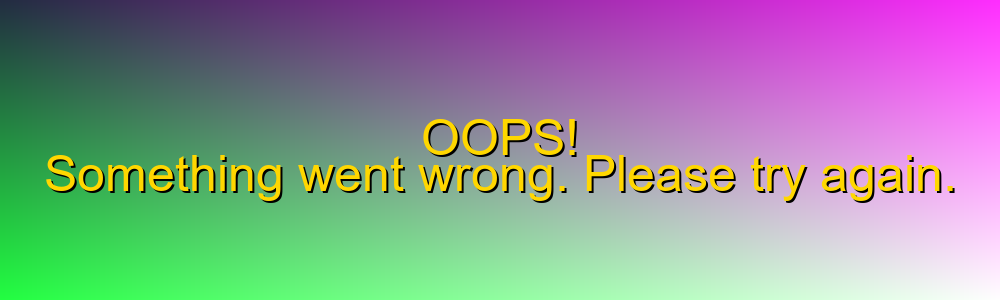
#> input picture fallback.png, 1000 x 300 px, given in place of tiger.jpg, which was not available
$ python 6.py
#> lines starting #> are read from the running program, lines starting #| are printed output that depends on the picture; pictures that were not available may be replaced by others from this repository, and a replacement may not be noted
import numpy as np
import cv2 as cv
img = cv.imread('Photos/tiger.jpg')
#> img is the input picture: shape (300, 1000, 3); mean B, G, R 150.9, 148.4, 145.7

img = cv.resize(img, (800,1600), interpolation = cv.INTER_AREA)
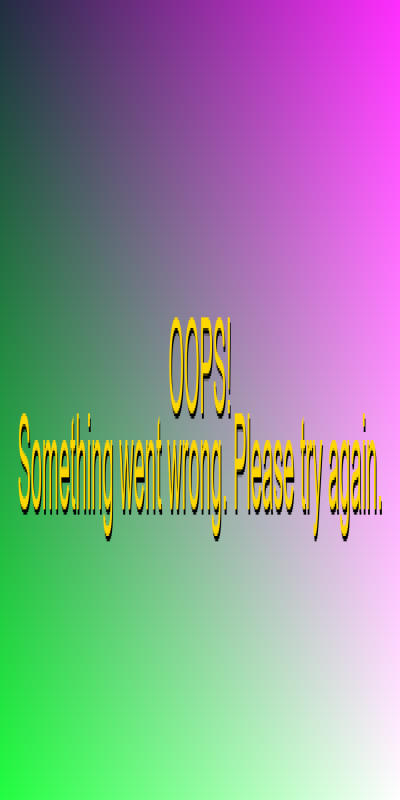
#> img: shape (1600, 800, 3) (shown at 1/2 size); mean B, G, R 150.9, 148.4, 145.7

#open the gui
cv.imshow('Tiger', img)

cv.waitKey(1000)
capture = cv.VideoCapture(0)


while True:
    frame = capture.read()
    cv.imshow('Video', frame)

    if(cv.waitKey(20) & 0xFF==ord('q')):
#> (key q is pressed here)
        break

capture.release()
cv.destroyAllWindows()
#reads the picture
img = cv.imread('Photos/tiger.jpg')

#open the gui
cv.imshow('Tiger', img)

#no of ms the gui waits
cv.waitKey(1000)
capture = cv.VideoCapture(0)

# to stop video/webcam
while True:
    isTrue, frame = capture.read()
    cv.imshow('Video', frame)

    if(cv.waitKey(20) & 0xFF==ord('q')):
#> (key q is pressed here)
        break

capture.release()
cv.destroyAllWindows()
import numpy as np

#zeroes((dimension x,dimension y, channels))
blank = np.zeros((500,500,3), dtype='uint8')
cv.rectangle(img, (0,0), (250,250), (0,255,0), thickness=2)
## iamge to draw on, source pts, destination pts, color(RGB), border

##thickness = -1 or cv.FILLED will fill entire box with color

cv.circle(img, (250,250), 50, (0,0,255), thickness=5)
## iamge to draw on, centre pts, radius, color(RGB), border

cv.line(img, (0,0), (300,400), (255,0,0), thickness=20)
cv.putText(img, "RRRAARRRGH TIGHERRR", (100, 100), cv.FONT_HERSHEY_COMPLEX, 2.0, (0,0,0), thickness=2)
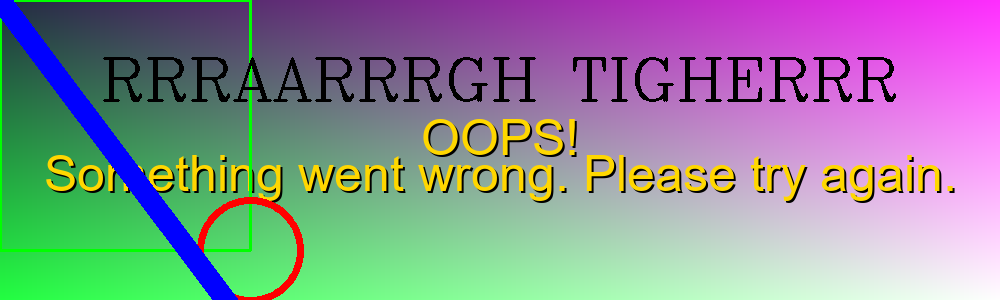
#> img: shape (300, 1000, 3); mean B, G, R 148.8, 140.9, 139.6
## iamge to draw on, source pts, font face, font scale, color, thickness
# Converting to grayscale
gray = cv.cvtColor(img, cv.COLOR_BGR2GRAY)
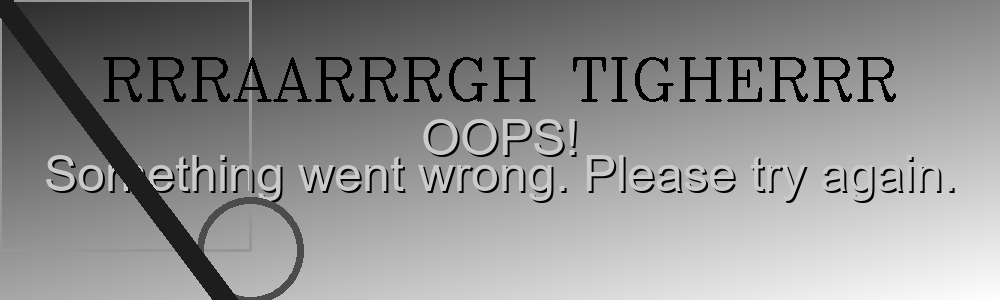
#> gray: shape (300, 1000); min 0, max 254, mean 141.4
cv.imshow('Gray', gray)

# Blur
blur = cv.GaussianBlur(img, (7,7), cv.BORDER_DEFAULT)
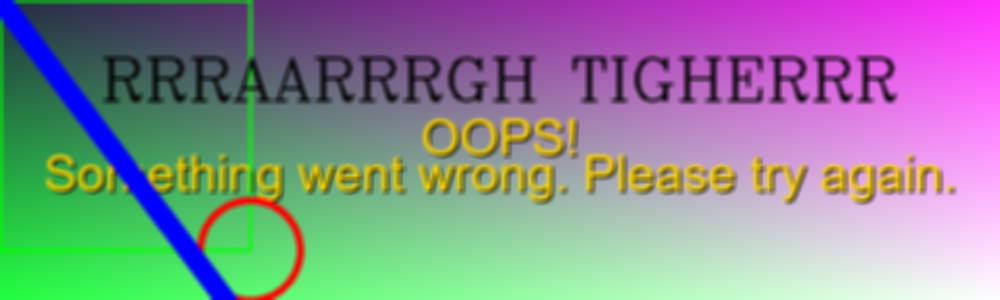
#> blur: shape (300, 1000, 3); mean B, G, R 148.9, 140.8, 139.7
cv.imshow('Blur', blur)

# Edge Cascade
canny = cv.Canny(img, 125, 175)
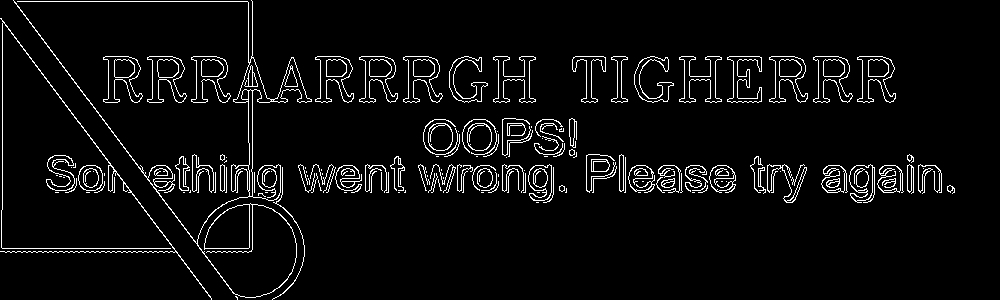
#> canny: shape (300, 1000); 5% white in thin lines or dots
cv.imshow('Canny Edges', canny)

# Dilating the image
dilated = cv.dilate(img, (7,7), iterations=3)
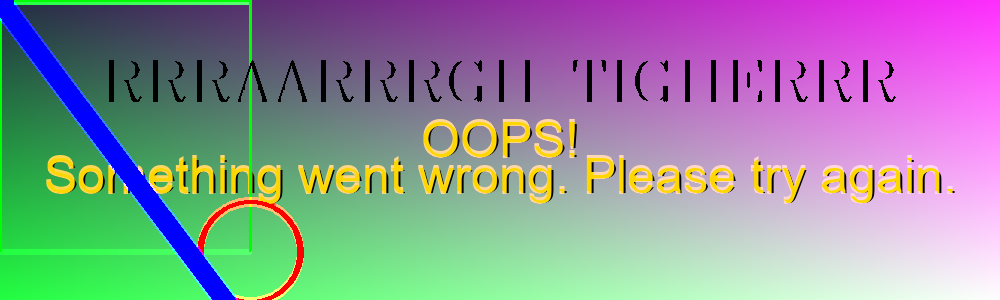
#> dilated: shape (300, 1000, 3); mean B, G, R 153.9, 145.5, 144.8
cv.imshow('Dilated', dilated)

# Eroding
eroded = cv.erode(img, (7,7), iterations=3)
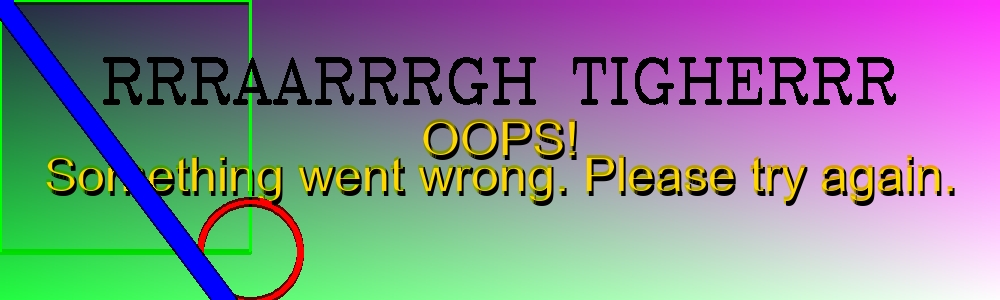
#> eroded: shape (300, 1000, 3); mean B, G, R 143.6, 134.3, 133.8
cv.imshow('Eroded', eroded)
from cvzone import HandTrackingModule, overlayPNG

capture = cv.VideoCapture(0)
#> (the run stopped early here; a loop or call above may not have finished)
